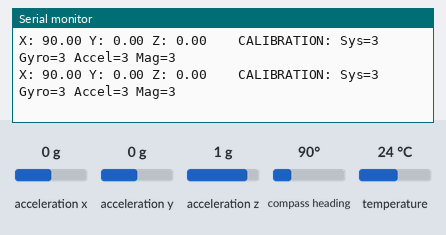
Recording of a sketch running on a simulated Arduino Uno, built with avr-gcc and run on an emulated ATmega328P. Shown: the last lines printed to the serial monitor. The test bench sets the inputs (shaded band); at power-on: acceleration x 0 g, acceleration y 0 g, acceleration z 1 g, compass heading 90°, temperature 24 °C.

Above: at 2.2 s.
2.3 s: acceleration x set to -1.4 g
At 3.6 s:
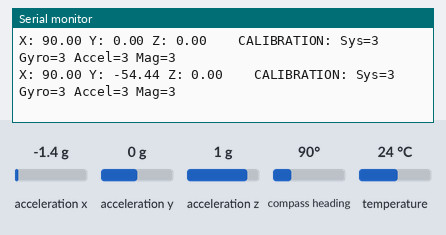
3.8 s: acceleration y set to -1.4 g
At 4.9 s:
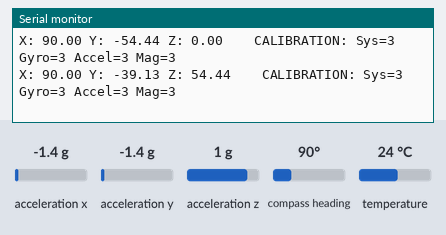
5.3 s: acceleration z set to -1.4 g
At 6.6 s:
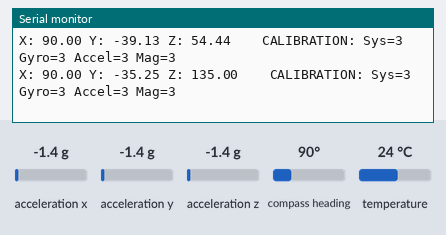
6.8 s: compass heading set to 7°
At 7.9 s:
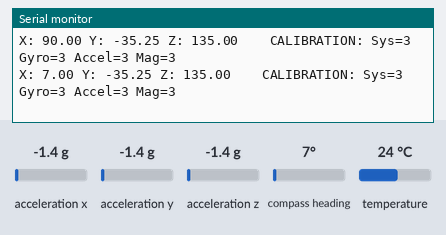
Timing chart, 0 to 9.3 s (numbered marks = the images above; inputs shaded):
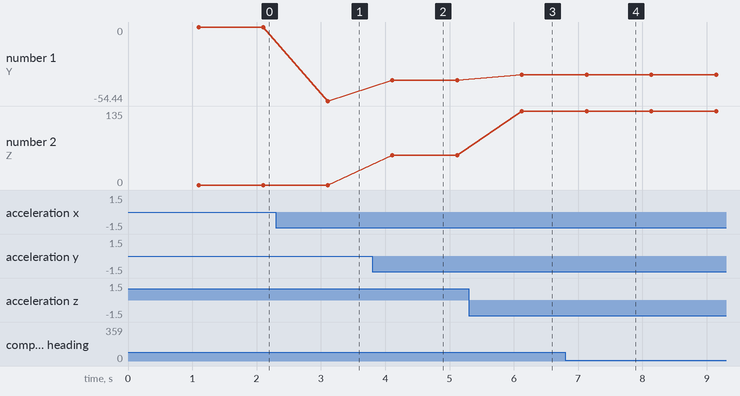

The sketch:

bnoRawData.ino
```cpp
#include <Wire.h>
#include <Adafruit_Sensor.h>
#include <Adafruit_BNO055.h>
#include <utility/imumaths.h>

/* This driver reads raw data from the BNO055

   Connections
   ===========
   Connect SCL to analog 5
   Connect SDA to analog 4
   Connect VDD to 3.3V DC
   Connect GROUND to common ground

   History
   =======
   2015/MAR/03  - First release (KTOWN)
*/

/* Set the delay between fresh samples */
#define BNO055_SAMPLERATE_DELAY_MS (1000)

Adafruit_BNO055 bno = Adafruit_BNO055(55);

/**************************************************************************/
/*
    Arduino setup function (automatically called at startup)
*/
/**************************************************************************/
void setup(void)
{
  Serial.begin(9600);
  Serial.println("Orientation Sensor Raw Data Test"); Serial.println("");
  //Wire.begin();
//Serial.println(Wire.begin());


  /* Initialise the sensor */
  Serial.println(bno.begin());


  if(!bno.begin())
  {
    /* There was a problem detecting the BNO055 ... check your connections */
    Serial.print("Ooops, no BNO055 detected ... Check your wiring or I2C ADDR!");
    while(1);
  }

  delay(1000);

  /* Display the current temperature */
  int8_t temp = bno.getTemp();
  Serial.print("Current Temperature: ");
  Serial.print(temp);
  Serial.println(" C");
  Serial.println("");

  bno.setExtCrystalUse(true);

  Serial.println("Calibration status values: 0=uncalibrated, 3=fully calibrated");
}

/**************************************************************************/
/*
    Arduino loop function, called once 'setup' is complete (your own code
    should go here)
*/
/**************************************************************************/
void loop(void)
{
  // Possible vector values can be:
  // - VECTOR_ACCELEROMETER - m/s^2
  // - VECTOR_MAGNETOMETER  - uT
  // - VECTOR_GYROSCOPE     - rad/s
  // - VECTOR_EULER         - degrees
  // - VECTOR_LINEARACCEL   - m/s^2
  // - VECTOR_GRAVITY       - m/s^2
  imu::Vector<3> euler = bno.getVector(Adafruit_BNO055::VECTOR_EULER);

  /* Display the floating point data */
  Serial.print("X: ");
  Serial.print(euler.x());
  Serial.print(" Y: ");
  Serial.print(euler.y());
  Serial.print(" Z: ");
  Serial.print(euler.z());
  Serial.print("\t\t");

  /*
  // Quaternion data
  imu::Quaternion quat = bno.getQuat();
  Serial.print("qW: ");
  Serial.print(quat.w(), 4);
  Serial.print(" qX: ");
  Serial.print(quat.y(), 4);
  Serial.print(" qY: ");
  Serial.print(quat.x(), 4);
  Serial.print(" qZ: ");
  Serial.print(quat.z(), 4);
  Serial.print("\t\t");
  */

  /* Display calibration status for each sensor. */
  uint8_t system, gyro, accel, mag = 0;
  bno.getCalibration(&system, &gyro, &accel, &mag);
  Serial.print("CALIBRATION: Sys=");
  Serial.print(system, DEC);
  Serial.print(" Gyro=");
  Serial.print(gyro, DEC);
  Serial.print(" Accel=");
  Serial.print(accel, DEC);
  Serial.print(" Mag=");
  Serial.println(mag, DEC);

  delay(BNO055_SAMPLERATE_DELAY_MS);
}
```

Measured:
- after the input at 2.3 s, the serial monitor: prints a new line after 0.80 s (image 1)
- after the input at 3.8 s, the serial monitor: prints a new line after 0.31 s (image 2)
- after the input at 5.3 s, the serial monitor: prints a new line after 0.82 s (image 3)
- after the input at 6.8 s, the serial monitor: prints a new line after 0.33 s (image 4)
- plotted number 1: 0 → -54.44 after the input at 2.3 s, -54.44 → -39.13 after the input at 3.8 s, -39.13 → -35.25 after the input at 5.3 s
- plotted number 2: 0 → 54.44 after the input at 3.8 s, 54.44 → 135 after the input at 5.3 s
